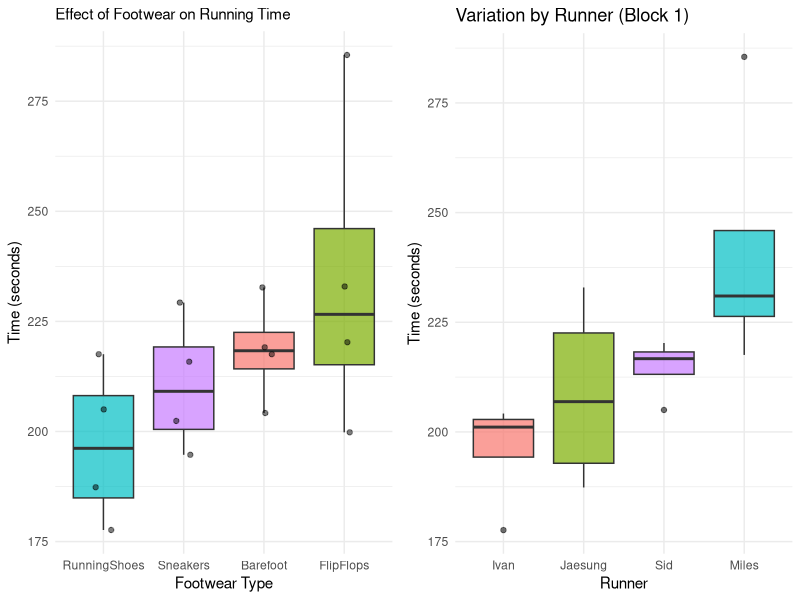
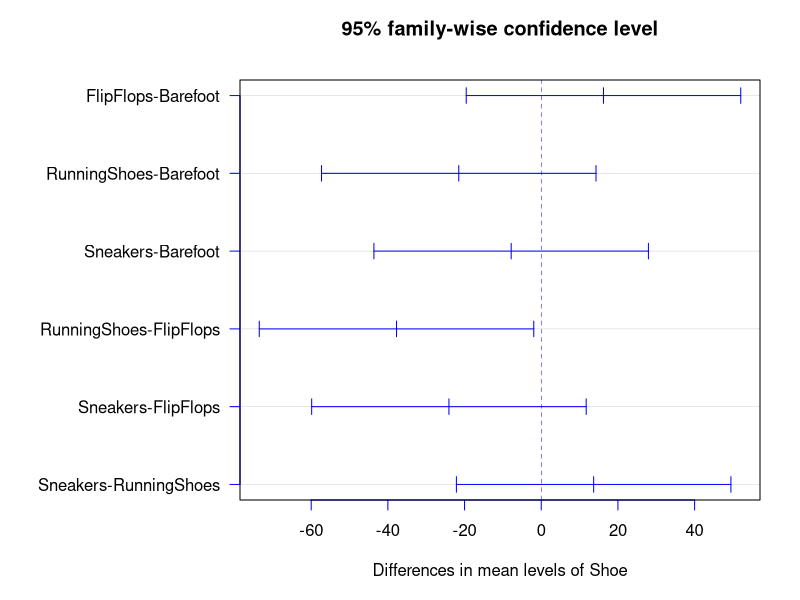
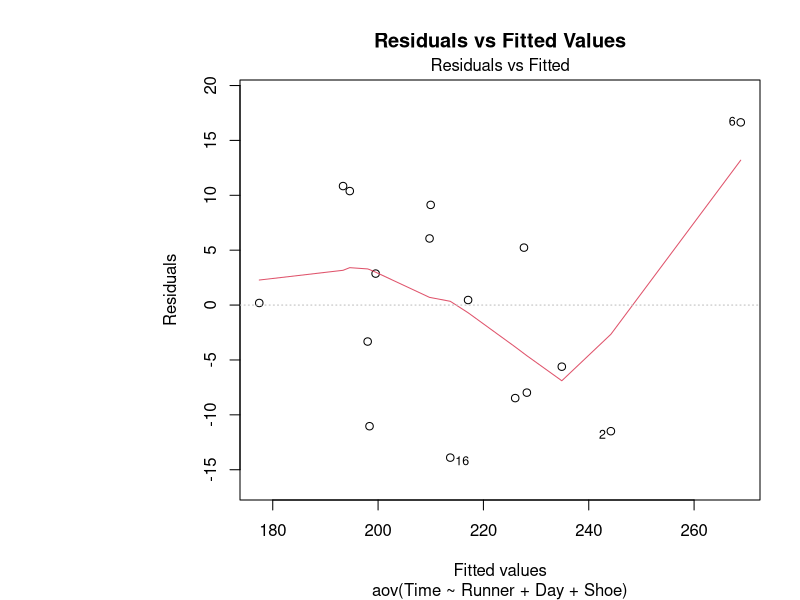
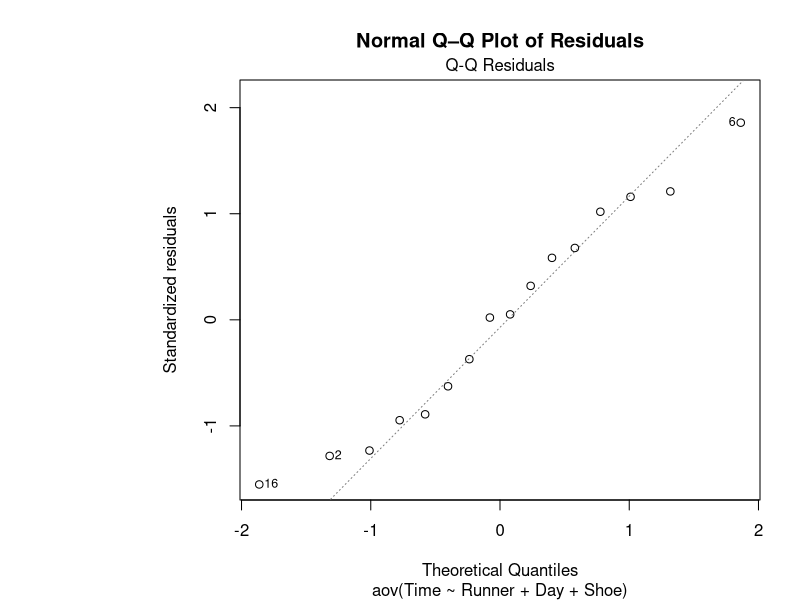

The R script that drew these images, in order:
## ---- chunk 1
knitr::opts_chunk$set(message =  FALSE)
knitr::opts_chunk$set(warning =  FALSE)
knitr::opts_chunk$set(error =  FALSE)
library(dplyr)
library(knitr)
library(ggplot2)
library(gridExtra)
## ---- chunk 2
library(knitr)

days <- c("Day 1", "Day 2", "Day 3", "Day 4")
runners <- c("Sid", "Miles", "Jaesung", "Ivan")

# 4x4 Latin Square
latin_square <- matrix(
  c("A","B","C","D",
    "B","C","D","A",
    "C","D","A","B",
    "D","A","B","C"),
  nrow = 4,
  byrow = TRUE
)

# Column names
colnames(latin_square) <- runners

# Data frame
latin_df <- data.frame(
  Blocks = days,
  latin_square,
  check.names = FALSE
)

# Table
kable(latin_df, caption = "4×4 Latin Square Design")
## ---- chunk 3
library(knitr)

days <- c("Day 1", "Day 2", "Day 3", "Day 4")
runners <- c("Sid", "Miles", "Jaesung", "Ivan")

# 4x4 Latin Square
latin_square <- matrix(
  c("A = 215.84","B = 232.71","C = 232.93","D = 177.63",
    "B = 217.56","C = 285.50","D = 187.34","A = 202.40",
    "C = 220.27","D = 217.55","A = 194.70","B = 204.19",
    "D = 205.01","A = 229.27","B = 219.11","C = 199.81"),
  nrow = 4,
  byrow = TRUE
)

# Column names
colnames(latin_square) <- runners

# Data frame
latin_df2 <- data.frame(
  Blocks = days,
  latin_square,
  check.names = FALSE
)

# Table
kable(latin_df2, caption = "4×4 Latin Square Design with Times")
## ---- chunk 4
#Data Setup For Analysis
runner_ids <- factor(rep(c("Sid", "Miles", "Jaesung", "Ivan"), times = 4))
day_ids <- factor(rep(c("Day 1", "Day 2", "Day 3", "Day 4"), each = 4))

shoe_types <- factor(c(
  "Sneakers", "Barefoot", "FlipFlops", "RunningShoes",
  "Barefoot", "FlipFlops", "RunningShoes", "Sneakers",
  "FlipFlops", "RunningShoes", "Sneakers", "Barefoot",
  "RunningShoes", "Sneakers", "Barefoot", "FlipFlops"))

times <- c(
  215.84, 232.71, 232.93, 177.63,
  217.56, 285.50, 187.34, 202.40,
  220.27, 217.55, 194.70, 204.19,
  205.01, 229.27, 219.11, 199.81)

analysis_df <- data.frame(Runner = runner_ids,
                          Day = day_ids,
                          Shoe = shoe_types,
                          Time = times)

head(analysis_df)

#Summary Statistics
stats_summary <- analysis_df %>%
  group_by(Shoe) %>%
  summarise(Mean = mean(Time),
            SD = sd(Time),
            Min = min(Time),
            Max = max(Time)) %>%
  arrange(Mean)
kable(stats_summary, caption = "Summary Statistics of Running Time by Footwear")

#Vizualizations
#Shoe Effect
plot_shoe <- ggplot(analysis_df, aes(x = reorder(Shoe, Time), y = Time, fill = Shoe)) +
  geom_boxplot(alpha = 0.7) +
  geom_jitter(width = 0.1, alpha = 0.5) +
  labs(title = "Effect of Footwear on Running Time",
       x = "Footwear Type",
       y = "Time (seconds)") +
  theme_minimal() +
  theme(legend.position = "none", plot.title = element_text(size = 11))

#Runner Effect (Blocks)
plot_runner <- ggplot(analysis_df, aes(x= reorder(Runner, Time), y= Time, fill = Runner)) +
  geom_boxplot(alpha = 0.7) +
  labs(title = "Variation by Runner (Block 1)",
       x = "Runner",
       y = "Time (seconds)") +
  theme_minimal() + 
  theme(legend.position = "none")

grid.arrange(plot_shoe, plot_runner, ncol = 2)
## ---- chunk 5
#ANOVA Testing
ls_model <- aov(Time ~ Runner + Day + Shoe, data = analysis_df)
options(knitr.kable.NA = '')
kable(anova(ls_model),
      caption = "ANOVA Table for Latin Square Design",
      digits = 4)
## ---- chunk 6
#IDK IF WERE DOING POST HOC BUT CHECKING SHOE DIFFERENCE ANYWAYS
#Post-Hoc Analysis (Which specific pairs differ)
tukey_results <- TukeyHSD(ls_model, "Shoe", conf.level = 0.95)
tukey_shoes <- tukey_results$Shoe
kable(tukey_shoes,
      caption = "Tukey HSD Pairwise Comparisons for Foorwear",
      digits = 4)
## ---- chunk 7
par(mar = c(5, 12, 4, 2))
plot(tukey_results, las = 1, col = "blue")
## ---- chunk 8
plot(ls_model, which = 1,
main = "Residuals vs Fitted Values")
plot(ls_model, which = 2,
main = "Normal Q–Q Plot of Residuals")
